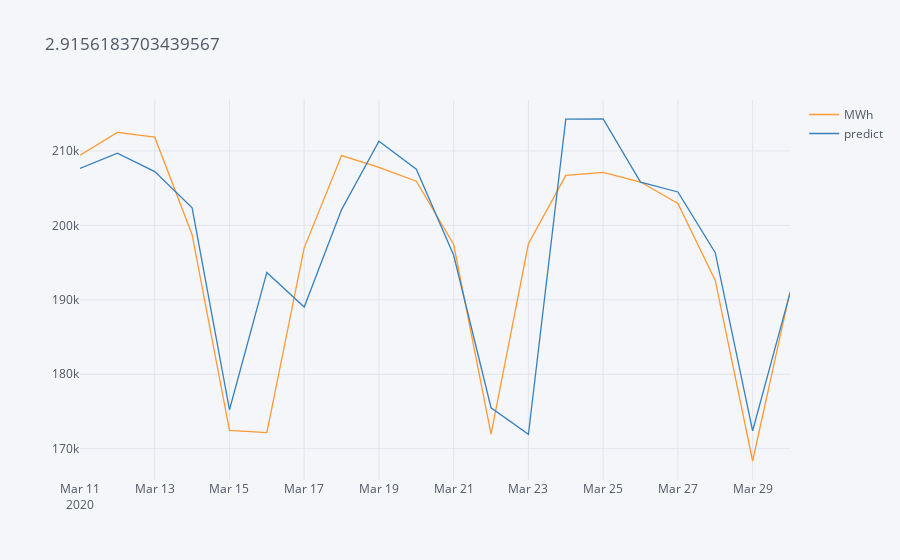

Here is the notebook cell this chart was saved with:
### Code cell
a = mobilidad(20)
a[["MWh", "predict"]].iplot(title = a.error.mean())

### Figure 1 — Plotly figure (JSON) as saved in the notebook; plotly's stock layout.template omitted (floating-point values rounded to 4 significant figures)
{"data": [{"line": {"color": "rgba(255, 153, 51, 1.0)", "dash": "solid", "shape": "linear", "width": 1.3}, "mode": "lines", "name": "MWh", "text": "", "type": "scatter", "x": ["2020-03-11", "2020-03-12", "2020-03-13", "2020-03-14", "2020-03-15", "2020-03-16", "2020-03-17", "2020-03-18", "2020-03-19", "2020-03-20", "2020-03-21", "2020-03-22", "2020-03-23", "2020-03-24", "2020-03-25", "2020-03-26", "2020-03-27", "2020-03-28", "2020-03-29", "2020-03-30"], "y": [209400.0, 212500.0, 211800.0, 198700.0, 172500.0, 172200.0, 197000.0, 209400.0, 207800.0, 205900.0, 197400.0, 172000.0, 197500.0, 206700.0, 207100.0, 205800.0, 203000.0, 192600.0, 168300.0, 191100.0]}, {"line": {"color": "rgba(55, 128, 191, 1.0)", "dash": "solid", "shape": "linear", "width": 1.3}, "mode": "lines", "name": "predict", "text": "", "type": "scatter", "x": ["2020-03-11", "2020-03-12", "2020-03-13", "2020-03-14", "2020-03-15", "2020-03-16", "2020-03-17", "2020-03-18", "2020-03-19", "2020-03-20", "2020-03-21", "2020-03-22", "2020-03-23", "2020-03-24", "2020-03-25", "2020-03-26", "2020-03-27", "2020-03-28", "2020-03-29", "2020-03-30"], "y": [207600.0, 209700.0, 207200.0, 202400.0, 175200.0, 193700.0, 189000.0, 202100.0, 211300.0, 207500.0, 196000.0, 175500.0, 171900.0, 214300.0, 214300.0, 205800.0, 204500.0, 196300.0, 172400.0, 190900.0]}], "layout": {"legend": {"bgcolor": "#F5F6F9", "font": {"color": "#4D5663"}}, "paper_bgcolor": "#F5F6F9", "plot_bgcolor": "#F5F6F9", "title": {"font": {"color": "#4D5663"}, "text": "2.9156183703439567"}, "xaxis": {"gridcolor": "#E1E5ED", "showgrid": true, "tickfont": {"color": "#4D5663"}, "title": {"font": {"color": "#4D5663"}, "text": ""}, "zerolinecolor": "#E1E5ED"}, "yaxis": {"gridcolor": "#E1E5ED", "showgrid": true, "tickfont": {"color": "#4D5663"}, "title": {"font": {"color": "#4D5663"}, "text": ""}, "zerolinecolor": "#E1E5ED"}}}
